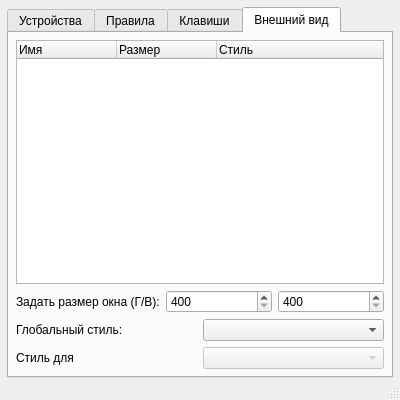
<?xml version="1.0" encoding="UTF-8"?>
<ui version="4.0">
 <class>SettingsWindow</class>
 <widget class="QMainWindow" name="SettingsWindow">
  <property name="geometry">
   <rect>
    <x>0</x>
    <y>0</y>
    <width>400</width>
    <height>400</height>
   </rect>
  </property>
  <property name="minimumSize">
   <size>
    <width>400</width>
    <height>400</height>
   </size>
  </property>
  <property name="windowTitle">
   <string>Настройки</string>
  </property>
  <widget class="QWidget" name="centralwidget">
   <layout class="QVBoxLayout" name="verticalLayout">
    <property name="leftMargin">
     <number>7</number>
    </property>
    <property name="topMargin">
     <number>7</number>
    </property>
    <property name="rightMargin">
     <number>7</number>
    </property>
    <property name="bottomMargin">
     <number>0</number>
    </property>
    <item>
     <widget class="QTabWidget" name="tabs">
      <property name="currentIndex">
       <number>3</number>
      </property>
      <widget class="QWidget" name="tabDevices">
       <attribute name="title">
        <string>Устройства</string>
       </attribute>
       <layout class="QVBoxLayout" name="verticalLayout_2">
        <property name="spacing">
         <number>7</number>
        </property>
        <property name="leftMargin">
         <number>7</number>
        </property>
        <property name="topMargin">
         <number>7</number>
        </property>
        <property name="rightMargin">
         <number>7</number>
        </property>
        <property name="bottomMargin">
         <number>7</number>
        </property>
        <item>
         <widget class="QTreeWidget" name="treeDevices">
          <property name="sortingEnabled">
           <bool>true</bool>
          </property>
          <attribute name="headerShowSortIndicator" stdset="0">
           <bool>true</bool>
          </attribute>
          <column>
           <property name="text">
            <string>Имя</string>
           </property>
          </column>
          <column>
           <property name="text">
            <string>Статус</string>
           </property>
          </column>
          <column>
           <property name="text">
            <string>Тип</string>
           </property>
          </column>
         </widget>
        </item>
        <item>
         <layout class="QHBoxLayout" name="horizontalLayout">
          <item>
           <widget class="QPushButton" name="btnAddDevice">
            <property name="text">
             <string>Добавить...</string>
            </property>
           </widget>
          </item>
          <item>
           <widget class="QPushButton" name="btnRemoveDevice">
            <property name="text">
             <string>Удалить</string>
            </property>
           </widget>
          </item>
          <item>
           <widget class="QPushButton" name="btnConfigureDevice">
            <property name="text">
             <string>Настроить...</string>
            </property>
           </widget>
          </item>
         </layout>
        </item>
       </layout>
      </widget>
      <widget class="QWidget" name="tabRules">
       <attribute name="title">
        <string>Правила</string>
       </attribute>
       <layout class="QVBoxLayout" name="verticalLayout_3">
        <property name="leftMargin">
         <number>7</number>
        </property>
        <property name="topMargin">
         <number>7</number>
        </property>
        <property name="rightMargin">
         <number>7</number>
        </property>
        <property name="bottomMargin">
         <number>7</number>
        </property>
        <item>
         <widget class="QListWidget" name="liwRules"/>
        </item>
        <item>
         <layout class="QHBoxLayout" name="horizontalLayout_2">
          <item>
           <widget class="QPushButton" name="btnAddRule">
            <property name="text">
             <string>Добавить...</string>
            </property>
           </widget>
          </item>
          <item>
           <widget class="QPushButton" name="btnRemoveRule">
            <property name="text">
             <string>Удалить</string>
            </property>
           </widget>
          </item>
          <item>
           <widget class="QPushButton" name="btnConfigureRule">
            <property name="text">
             <string>Настроить...</string>
            </property>
           </widget>
          </item>
         </layout>
        </item>
       </layout>
      </widget>
      <widget class="QWidget" name="tabKeys">
       <attribute name="title">
        <string>Клавиши</string>
       </attribute>
       <layout class="QVBoxLayout" name="verticalLayout_4">
        <property name="leftMargin">
         <number>7</number>
        </property>
        <property name="topMargin">
         <number>7</number>
        </property>
        <property name="rightMargin">
         <number>7</number>
        </property>
        <property name="bottomMargin">
         <number>7</number>
        </property>
        <item>
         <widget class="QTreeWidget" name="treeKeys">
          <property name="horizontalScrollBarPolicy">
           <enum>Qt::ScrollBarAlwaysOff</enum>
          </property>
          <property name="editTriggers">
           <set>QAbstractItemView::NoEditTriggers</set>
          </property>
          <attribute name="headerDefaultSectionSize">
           <number>200</number>
          </attribute>
          <column>
           <property name="text">
            <string>Действие</string>
           </property>
          </column>
          <column>
           <property name="text">
            <string>Клавиши</string>
           </property>
          </column>
         </widget>
        </item>
        <item>
         <layout class="QHBoxLayout" name="horizontalLayout_3">
          <item>
           <widget class="QLabel" name="lblSequenceEdit">
            <property name="minimumSize">
             <size>
              <width>150</width>
              <height>0</height>
             </size>
            </property>
            <property name="text">
             <string>Введите комбинацию:</string>
            </property>
           </widget>
          </item>
          <item>
           <widget class="QKeySequenceEdit" name="keySequenceEdit"/>
          </item>
         </layout>
        </item>
       </layout>
      </widget>
      <widget class="QWidget" name="tabView">
       <attribute name="title">
        <string>Внешний вид</string>
       </attribute>
       <layout class="QVBoxLayout" name="verticalLayout_5">
        <property name="leftMargin">
         <number>7</number>
        </property>
        <property name="topMargin">
         <number>7</number>
        </property>
        <property name="rightMargin">
         <number>7</number>
        </property>
        <property name="bottomMargin">
         <number>7</number>
        </property>
        <item>
         <widget class="QTreeWidget" name="treeUi">
          <property name="itemsExpandable">
           <bool>false</bool>
          </property>
          <column>
           <property name="text">
            <string>Имя</string>
           </property>
          </column>
          <column>
           <property name="text">
            <string>Размер</string>
           </property>
          </column>
          <column>
           <property name="text">
            <string>Стиль</string>
           </property>
          </column>
         </widget>
        </item>
        <item>
         <layout class="QHBoxLayout" name="horizontalLayout_4">
          <item>
           <widget class="QLabel" name="label">
            <property name="text">
             <string>Задать размер окна (Г/В):</string>
            </property>
           </widget>
          </item>
          <item>
           <widget class="QSpinBox" name="spbHorizontal">
            <property name="minimum">
             <number>400</number>
            </property>
            <property name="maximum">
             <number>3200</number>
            </property>
           </widget>
          </item>
          <item>
           <widget class="QSpinBox" name="spbVertical">
            <property name="minimum">
             <number>400</number>
            </property>
            <property name="maximum">
             <number>3200</number>
            </property>
           </widget>
          </item>
         </layout>
        </item>
        <item>
         <layout class="QHBoxLayout" name="horizontalLayout_5">
          <item>
           <widget class="QLabel" name="label_3">
            <property name="text">
             <string>Глобальный стиль:</string>
            </property>
           </widget>
          </item>
          <item>
           <widget class="QComboBox" name="cbbGlobalTheme"/>
          </item>
         </layout>
        </item>
        <item>
         <layout class="QHBoxLayout" name="horizontalLayout_6">
          <item>
           <widget class="QLabel" name="label_2">
            <property name="text">
             <string>Стиль для</string>
            </property>
           </widget>
          </item>
          <item>
           <widget class="QComboBox" name="cbbComponentTheme">
            <property name="enabled">
             <bool>false</bool>
            </property>
           </widget>
          </item>
         </layout>
        </item>
       </layout>
      </widget>
     </widget>
    </item>
   </layout>
  </widget>
  <widget class="QStatusBar" name="statusBar"/>
 </widget>
 <resources/>
 <connections/>
</ui>
